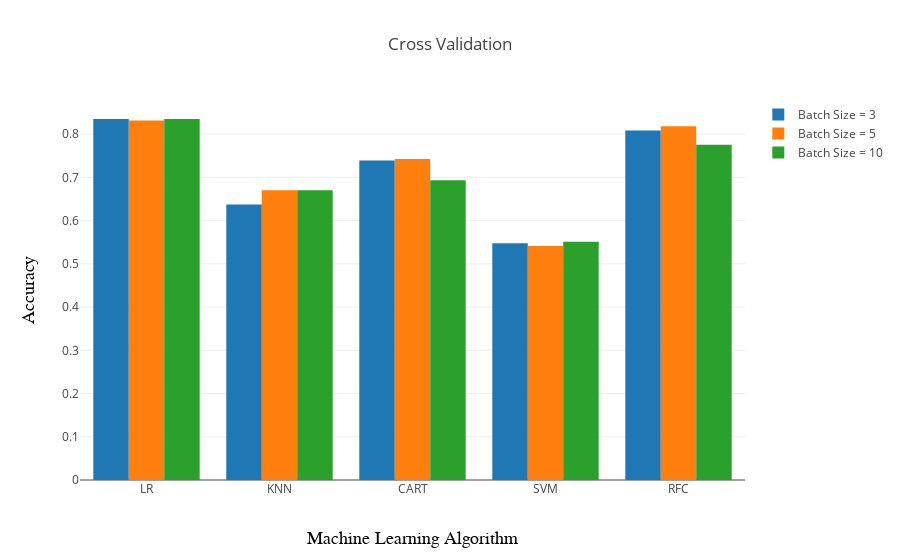

Notebook source saved alongside this figure:
### Code cell
#Cross Validating the algorithms for different batch sizes:

def batchsize(a):
    Fold = KFold(DataSize, a, random_state=7)
    # Algorithm Implementation and Comparison
    Algorithm = []
    Algorithm.append(('LR', LogisticRegression()))
    Algorithm.append(('KNN', KNeighborsClassifier()))
    Algorithm.append(('CART', DecisionTreeClassifier()))
    Algorithm.append(('SVM', SVC()))
    Algorithm.append(('RFC', RandomForestClassifier()))

    Names = []
    Accuracy = []
    for name, model in Algorithm:
        Results=[]
        i=0
        count=0
        for Tr, Pred in Fold:
            X_Tr = X[Tr,:]
            Y_Tr = Y[Tr]
            X_inPred = X[Pred,:]
            Y_actual = Y[Pred]
            model.fit(X_Tr, Y_Tr)
            result = model.predict(X_inPred)
            Results.append(result)
        Results = np.concatenate(Results, axis=0)
        for each in Data["heartpred"]:
            if each==Results[i]:
                count+=1
            i+=1
        accuracy=count/i
        Names.append(name)
        Accuracy.append(accuracy)
    return[Names,Accuracy]


[x1,y1] = batchsize(3)
[x2,y2] = batchsize(5)
[x3,y3] = batchsize(10)

print("Batch Size = 3")
print(x1)
print(y1)
print("Batch Size = 5")
print(x2)
print(y2)
print("Batch Size = 10")
print(x3)
print(y3)

py.offline.init_notebook_mode(connected=True)

trace1 = go.Bar(
    x=x1,
    y=y1,
    name='Batch Size = 3'
)
trace2 = go.Bar(
    x=x2,
    y=y2,
    name='Batch Size = 5'
)
trace3 = go.Bar(
    x=x3,
    y=y3,
    name='Batch Size = 10'
)
plt2 = [trace1, trace2, trace3]
layout = go.Layout(
    title='Cross Validation',
    xaxis=dict(
        title='Machine Learning Algorithm',
        titlefont=dict(
            family='Arial, serif',
            size=18,
            color='black'
        )
    ),
        yaxis=dict(
        title='Accuracy',
        titlefont=dict(
            family='Arial, serif',
            size=18,
            color='black'
        )
    )
)

fig2 = go.Figure(data=plt2, layout=layout)

py.offline.iplot(fig2, filename='basic-bar')

### Figure 1 — Plotly figure (JSON) as saved in the notebook; plotly's stock layout.template omitted (floating-point values rounded to 4 significant figures)
{"data": [{"name": "Batch Size = 3", "type": "bar", "uid": "e2d11bfa-f959-11e8-a047-2c600cb62bd5", "x": ["LR", "KNN", "CART", "SVM", "RFC"], "y": [0.835, 0.637, 0.7393, 0.5479, 0.8086]}, {"name": "Batch Size = 5", "type": "bar", "uid": "e2d11bfb-f959-11e8-85da-2c600cb62bd5", "x": ["LR", "KNN", "CART", "SVM", "RFC"], "y": [0.8317, 0.67, 0.7426, 0.5413, 0.8185]}, {"name": "Batch Size = 10", "type": "bar", "uid": "e2d11bfc-f959-11e8-96e4-2c600cb62bd5", "x": ["LR", "KNN", "CART", "SVM", "RFC"], "y": [0.835, 0.67, 0.6931, 0.5512, 0.7756]}], "layout": {"title": "Cross Validation", "xaxis": {"title": "Machine Learning Algorithm", "titlefont": {"color": "black", "family": "Arial, serif", "size": 18}}, "yaxis": {"title": "Accuracy", "titlefont": {"color": "black", "family": "Arial, serif", "size": 18}}}}
